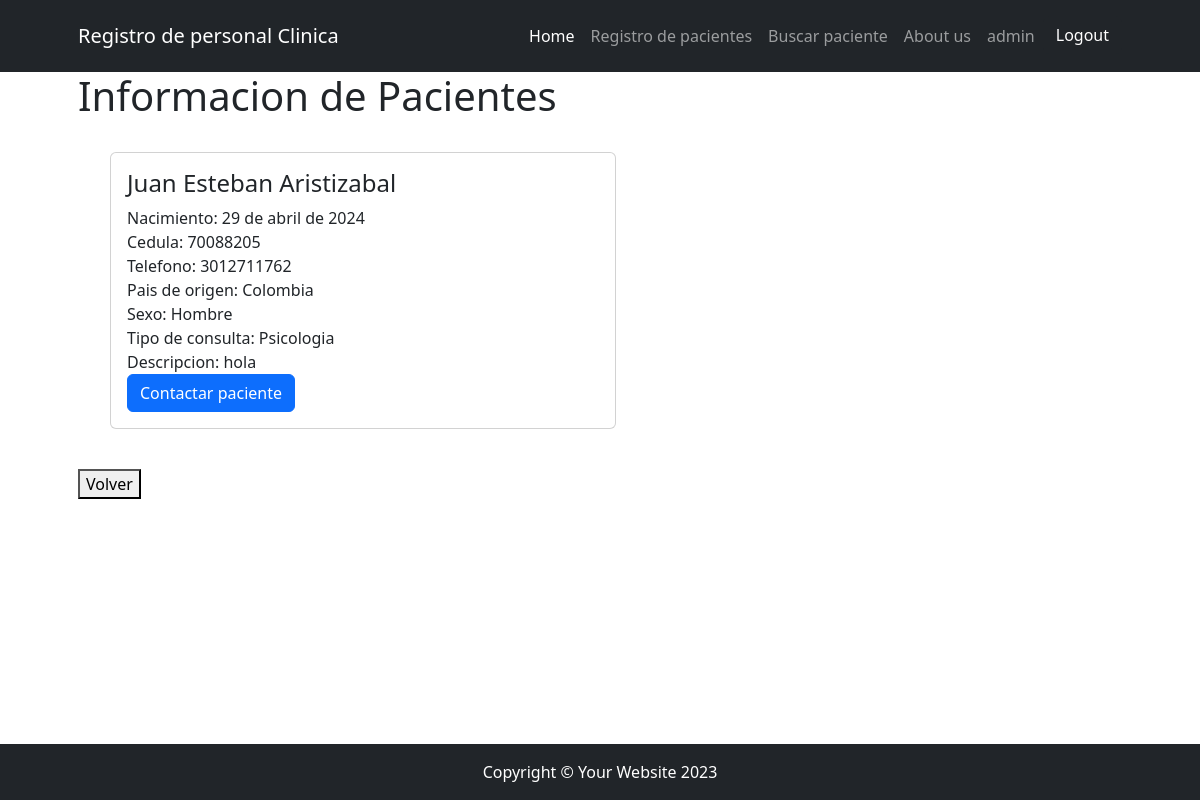
/registro/mostarpacientes/detail/18 (signed in), run on the app's committed database.
### app/models.py (models this page shows, shortened)
class Pacientes(models.Model):
    nombre = models.CharField(max_length=50, null=True)
    apellido = models.CharField(max_length=50, null=True)
    cedula = models.IntegerField(null=True)
    telefono = models.IntegerField(null=True)
    nacimiento = models.DateField(null=True)
    pais_origen = models.CharField(max_length=50, null=True, verbose_name="Pais de origen")
    names = (("Hombre","Hombre"),("Mujer","Mujer"))
    sexo = models.CharField(max_length= 50, choices=names, null=True)
    tipo_consulta = (("Consulta general","Consulta general"), ("Revision examenes","Revision examenes"), ("Psicologia","Psicologia"))
    consulta = models.CharField(max_length= 200, choices=tipo_consulta, null=True)
    descripcion = models.CharField(max_length=250, null=True)
    avatar = models.ImageField(upload_to="avatares",null=True, blank=True)

### app/views.py (the view)
# urls.py: path('mostarpacientes/detail/<int:pk>', views.buscar_pacientes_info.as_view(), name="mostrar_pacientes_detail"),
class buscar_pacientes_info(LoginRequiredMixin, DetailView):
     model = models.Pacientes
     context_object_name = "paciente"
     template_name = "app/mostrarpacientes_detail.html"

### app/templates/app/mostrarpacientes_detail.html
{% extends 'core/base.html' %}
{% block titulo %}
<h1>Informacion de Pacientes</h1>
{% endblock titulo %}
{% block contenido %}
    <div class="py-lg-4 ">
        <ul>
                    <div class="col-md-6 mb-7">
                        <div class="card h-100">
                            <div class="card-body">
                                <h4 class="card-title">{{ paciente.nombre }} {{ paciente.apellido }}</h4 >
                                <p class="card-text">
                                    Nacimiento: {{ paciente.nacimiento }}<br/>
                                    Cedula:  {{ paciente.cedula }}  <br/>
                                    Telefono:  {{ paciente.telefono }}  <br/>
                                    Pais de origen: {{ paciente.pais_origen }}<br/>
                                    Sexo: {{ paciente.sexo }}<br/>
                                    Tipo de consulta: {{ paciente.consulta }}<br/>
                                    Descripcion: {{ paciente.descripcion }}<br/>
                                    <a class="btn btn-primary" href="https://wa.me/{{ paciente.telefono}}?text=¡Hola!%20¿Cómo%20estás%3F">Contactar paciente</a>
                                </p>
                            </div>
                        </div>
                    </div>
        </ul>
    </div>
    <div >
        <a href="{% url 'app:buscar_pacientes' %}" ><button>Volver</button></a>
    </div>
{% endblock contenido %}

### core/templates/core/base.html (shortened to what this page needs)
{% load static %}
<!DOCTYPE html>
<html lang="es">
    <head>
        <link href={% static "core/css/styles.css"%} rel="stylesheet" />
    </head>
    <body>
        <nav class="py-3  navbar navbar-expand-lg navbar-dark bg-dark">
            <div class="container px-5">
                <a class="navbar-brand" href={% url 'core:home' %}  >Registro de personal Clinica</a>
                <div class="collapse navbar-collapse" id="navbarSupportedContent">
                    <ul class="navbar-nav ms-auto mb-2 mb-lg-0">
                        <li class="nav-item"><a class="nav-link active" aria-current="page" href={% url 'core:home' %}>Home</a></li>
                        {% if user.is_authenticated %}
                        <li class="nav-item"><a class="nav-link" href={% url 'app:registro_pacientes' %}>Registro de pacientes</a></li>
                        <li class="nav-item"><a class="nav-link" href={% url 'app:buscar_pacientes' %}>Buscar paciente</a></li>
                        <li class="nav-item"><a class="nav-link" href={% url 'app:about_us' %}>About us</a></li>
                        <li class="nav-item"><a class="nav-link" text-bg-info > {{ user.username }}</a></li>
                        <li class="nav-item">
                            <form action="{% url 'core:logout' %}" method="post">
                                <button type="submit" class="btn btn-dark " >Logout</button>
                            </form>
                        </li>
                        {% else %}
                        <li class="nav-item"><a class="nav-link" href={% url 'app:about_us' %}>About us</a></li>
                        <li class="nav-item"><a class="nav-link" href={% url 'core:login' %}>Login</a></li>
                        <li class="nav-item"><a class="nav-link" href={% url 'core:signup' %}>Sign Up</a></li>
                        {% endif %}
                    </ul>
                </div>
            </div>
        </nav>
        <div class="container px-4 px-lg-5">
            {% block titulo %}
            {% endblock titulo %}
            {% block contenido %}
            {% endblock contenido %}
        </div>
        <footer class="py-3 bg-dark fixed-bottom ">
            <div class="container px-4 px-lg-5"><p class="m-0 text-center text-white">Copyright &copy; Your Website 2023</p></div>
        </footer>
    </body>
</html>

### data on the page
Pacientes: nombre "Juan Esteban", apellido "Aristizabal", nacimiento "29 de abril de 2024", cedula "70088205", telefono "3012711762", pais_origen "Colombia", sexo "Hombre", consulta "Psicologia", descripcion "hola"

### other printed values
{{ user.username }} "admin"
